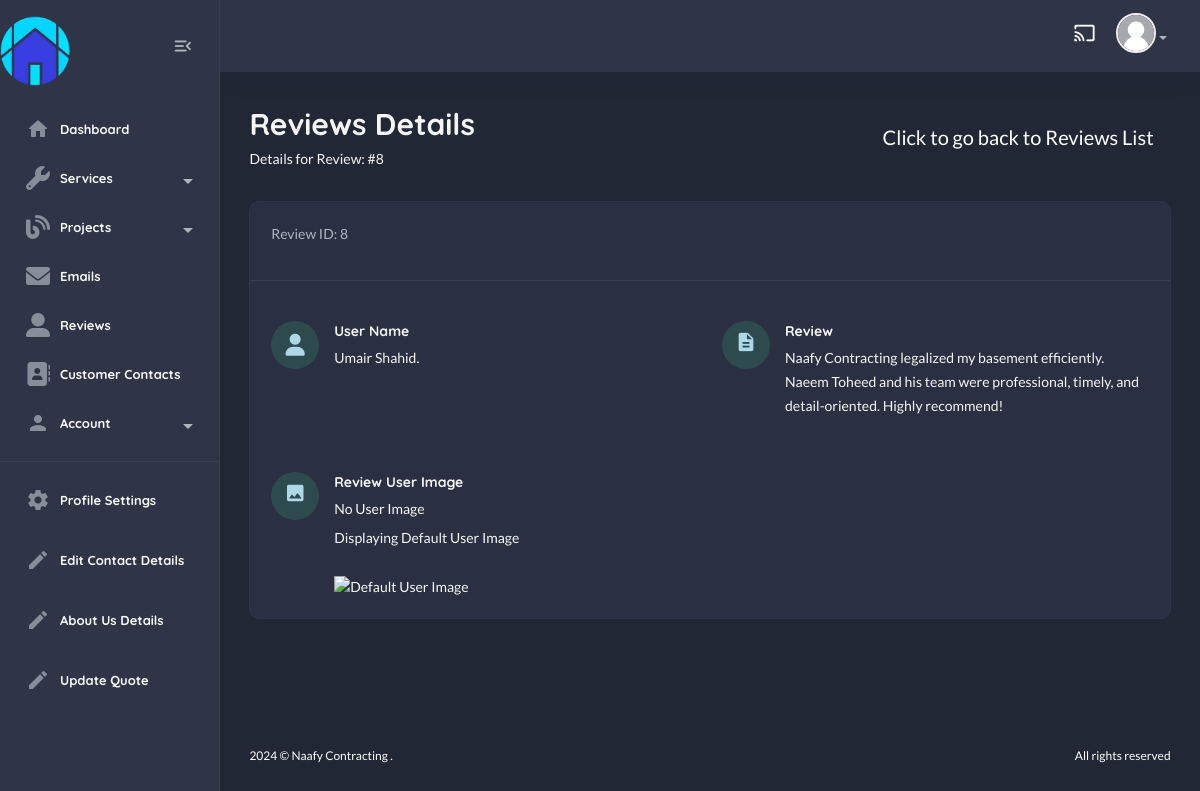
The page /useradmin/review-detail/8/ on the database its author committed.
### contact/models.py (models this page shows, shortened)
class Reviews(models.Model):
    user_name = models.CharField(unique=True, max_length=250)
    review = models.TextField()
    user_image = models.ImageField(upload_to="reviews/", null=True, blank=True)
    class Meta:
        verbose_name_plural = "Reviews"

### useradmin/views.py (the view)
# urls.py: path("review-detail/<int:id>/", views.review_detail, name="review-detail"),
def review_detail(request, id):
    review = get_object_or_404(Reviews, id=id)
    return render(request, "useradmin/review-detail.html", {"review": review})

### home/context_processors.py (called while the page is built)
def default(request):
    contact_details = ContactDetails.objects.first()
    return {
        "contact_details" : contact_details,
    }

### templates/useradmin/review-detail.html (shortened to what this page needs)
{% extends "useradmin/base.html" %}
{% load static %}
{% block content %}
    <section class="content-main">
        <div class="content-header">
            <div>
                <h2 class="content-title card-title">Reviews Details</h2>
                <p>Details for Review: #{{ review.id }}</p>
            </div>
            <a href="{% url 'useradmin:reviews-list' %}" class="btn btn-lg ms-auto">Click to go back to Reviews List</a>
        </div>
        <div class="card">
            <header class="card-header">
                <div class="row align-items-center">
                    <div class="col-lg-6 col-md-6 mb-lg-0 mb-15">
                        <small class="text-muted">Review ID: {{ review.id }}</small>
                    </div>
                </div>
            </header>
            <div class="card-body">
                <div class="row mb-50 mt-20 order-info-wrap">
                    <div class="col-md-6">
                        <article class="icontext align-items-start">
                            <span class="icon icon-sm rounded-circle bg-primary-light">
                                <i class="text-primary fas fa-user"></i>
                            </span>
                            <div class="text">
                                <h6 class="mb-1">User Name</h6>
                                <p class="mb-1">
                                    {{ review.user_name }}<br />
                                </p>
                            </div>
                        </article>
                    </div>
                    <div class="col-md-6">
                        <article class="icontext align-items-start">
                            <span class="icon icon-sm rounded-circle bg-primary-light">
                                <i class="text-primary material-icons md-description"></i>
                            </span>
                            <div class="text">
                                <h6 class="mb-1">Review</h6>
                                <p class="mb-1">
                                    {{ review.review }}<br />
                                </p>
                            </div>
                        </article>
                    </div>
                </div>
                <div class="row">
                    <div class="col-lg-6">
                        <article class="icontext align-items-start">
                            <span class="icon icon-sm rounded-circle bg-primary-light">
                                <i class="text-primary material-icons md-image"></i>
                            </span>
                            <div class="text">
                                <h6 class="mb-1">Review User Image</h6>
                                <p class="mb-1">
                                    {% if review.user_image %}
                                        <img src="{{ review.user_image.url }}" alt="{{ service.name }}" width="200" height="150">
                                    {% else %}
                                        <p>No User Image</p>
                                        <p><b>Displaying</b> Default User Image</p>
                                        <br>
                                        <img src="https://encrypted-tbn0.gstatic.com/images?q=tbn:ANd9GcTJ3Sz275KZaTeZyS-thzhD6U9VIkfO8c-WPA&s" alt="Default User Image">
                                    {% endif %}
                                </p>
                            </div>
                        </article>
                    </div>
                </div>
            </div>
        </div>
    </section>
{% endblock content %}

### static/assets1/css/main.css (style rules this page uses)
html, body, div, span, applet, object, iframe, h1, h2, h3, h4, h5, h6, p, blockquote, pre, a, abbr, acronym, address, big, cite, code, del, dfn, em, img, ins, kbd, q, s, samp, small, strike, strong, sub, sup, tt, var, b, u, i, center, dl, dt, dd, ol, ul, li, fieldset, form, label, legend, table, caption, tbody, tfoot, thead, tr, th, td, article, aside, canvas, details, embed, figure, figcaption, footer, header, hgroup, menu, nav, output, ruby, section, summary, time, mark, audio, video { margin: 0; padding: 0; border: 0; font-size: 100%; font: inherit; vertical-align: baseline; }
article, aside, details, figcaption, figure, footer, header, hgroup, menu, nav, section { display: block; }
body { line-height: 1; }
img { max-width: 100%; }
::placeholder { color: #838383; }
.text-primary { color: #add8e6 !important; }
.bg-primary-light { background-color: rgba(59, 183, 126, 0.2) !important; }
.icon-xs, .icon-sm, .icon-md, .icon-lg { display: -webkit-inline-box; display: -ms-inline-flexbox; display: inline-flex; -webkit-box-align: center; -ms-flex-align: center; align-items: center; -webkit-box-pack: center; -ms-flex-pack: center; justify-content: center; text-align: center; -ms-flex-negative: 0; flex-shrink: 0; -webkit-box-flex: 0; -ms-flex-positive: 0; flex-grow: 0; }
.icon-sm { width: 48px; height: 48px; line-height: 48px !important; font-size: 20px; }
a { color: #add8e6; }
body { font-family: "Lato", sans-serif; font-size: 14px; font-style: normal; font-weight: 400; line-height: 1.5; color: #4f5d77; }
h1, h2, h3, h4, h5, h6 { font-family: "Quicksand", sans-serif; color: #495057; font-weight: 800; line-height: 1.5; }
h2 { font-size: 30px; }
h6 { font-size: 14px; }
p { font-size: 14px; font-weight: 400; line-height: 24px; margin-bottom: 5px; }
p:last-child { margin-bottom: 0; }
a, button { text-decoration: none; cursor: pointer; }
b { font-weight: 500; }
.card-title { color: #383e50 !important; }
.btn { display: -webkit-inline-box; display: -ms-inline-flexbox; display: inline-flex; -webkit-box-align: center; -ms-flex-align: center; align-items: center; -ms-flex-line-pack: center; align-content: center; }
.material-icons { vertical-align: unset; }
.card { margin-bottom: 24px; -webkit-box-shadow: none; box-shadow: none; border: 1px solid #eee; border-radius: 10px; -webkit-transition-duration: 0.3s; transition-duration: 0.3s; overflow: hidden; }
.icontext { display: -webkit-inline-box; display: -ms-inline-flexbox; display: inline-flex; -webkit-box-align: top; -ms-flex-align: top; align-items: top; }
.icontext .icon { position: relative; -ms-flex-negative: 0; flex-shrink: 0; margin-right: 15px; }
.icontext span { font-size: 22px; font-weight: 600; display: block; }
.mt-20 { margin-top: 20px !important; }
.mb-15 { margin-bottom: 15px !important; }
.mb-50 { margin-bottom: 50px !important; }
body { position: relative; min-height: 100vh; overflow-x: hidden; }
.main-wrap .content-main { min-height: calc(100vh - 110px); }
.content-main { padding: 30px 3%; margin-left: auto; margin-right: auto; background-color: #f8f9fa; }
.content-header { display: -webkit-box; display: -ms-flexbox; display: flex; -webkit-box-align: center; -ms-flex-align: center; align-items: center; -webkit-box-pack: justify; -ms-flex-pack: justify; justify-content: space-between; margin-bottom: 30px; }
.content-header .content-title { margin-bottom: 0; }
body.dark { background-color: #222736; color: #fff; }
body.dark .content-main { background-color: #222736; color: #f6f6f6; }
body.dark .card-title { color: #f6f6f6 !important; }
body.dark h1, body.dark h2, body.dark h3, body.dark h4, body.dark h5, body.dark h6 { color: #f6f6f6; }
body.dark .card, body.dark .card-header { background-color: #2a3042; }
body.dark .card { border: 1px solid #303547; }
body.dark .card-header { border-color: #383e50; }
body.dark .btn { color: white; }

### rows shown on the page
Reviews: id "8", user_name "Umair Shahid.", review "Naafy Contracting legalized my basement efficiently. Naeem Toheed and his team were professional, timely, and detail-oriented. Highly recommend!"
